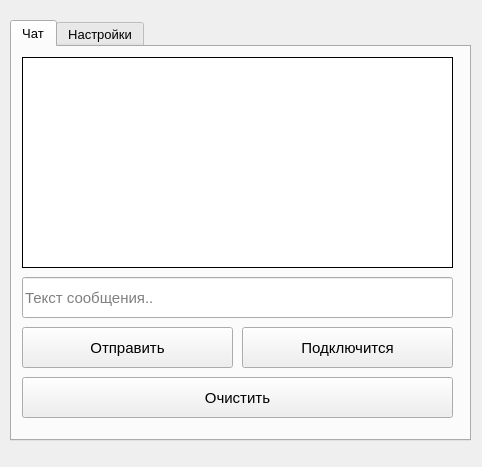
<?xml version="1.0" encoding="UTF-8"?>
<ui version="4.0">
 <class>MainWindow</class>
 <widget class="QMainWindow" name="MainWindow">
  <property name="geometry">
   <rect>
    <x>0</x>
    <y>0</y> 
    <width>482</width>
    <height>467</height>
   </rect>
  </property>
  <property name="windowTitle">
   <string>MainWindow</string>
  </property>
  <widget class="QWidget" name="centralwidget">
   <widget class="QTabWidget" name="tabWidget">
    <property name="geometry">
     <rect>
      <x>10</x>
      <y>20</y>
      <width>461</width>
      <height>421</height>
     </rect>
    </property>
    <property name="font">
     <font>
      <pointsize>10</pointsize>
     </font>
    </property>
    <property name="focusPolicy">
     <enum>Qt::WheelFocus</enum>
    </property>
    <property name="currentIndex">
     <number>0</number>
    </property>
    <widget class="QWidget" name="tab">
     <attribute name="title">
      <string>Чат</string>
     </attribute>
     <widget class="QPlainTextEdit" name="plainTextEdit">
      <property name="geometry">
       <rect>
        <x>10</x>
        <y>10</y>
        <width>431</width>
        <height>211</height>
       </rect>
      </property>
      <property name="font">
       <font>
        <pointsize>11</pointsize>
       </font>
      </property>
      <property name="focusPolicy">
       <enum>Qt::NoFocus</enum>
      </property>
      <property name="styleSheet">
       <string notr="true">QPlainTextEdit {
border: 1px solid black;
}</string>
      </property>
     </widget>
     <widget class="QPushButton" name="pushButton_4">
      <property name="geometry">
       <rect>
        <x>10</x>
        <y>330</y>
        <width>431</width>
        <height>41</height>
       </rect>
      </property>
      <property name="font">
       <font>
        <pointsize>11</pointsize>
       </font>
      </property>
      <property name="styleSheet">
       <string notr="true"/>
      </property>
      <property name="text">
       <string>Очистить</string>
      </property>
     </widget>
     <widget class="QPushButton" name="pushButton">
      <property name="geometry">
       <rect>
        <x>10</x>
        <y>280</y>
        <width>211</width>
        <height>41</height>
       </rect>
      </property>
      <property name="font">
       <font>
        <pointsize>11</pointsize>
       </font>
      </property>
      <property name="styleSheet">
       <string notr="true"/>
      </property>
      <property name="text">
       <string>Отправить</string>
      </property>
     </widget>
     <widget class="QPushButton" name="pushButton_2">
      <property name="geometry">
       <rect>
        <x>230</x>
        <y>280</y>
        <width>211</width>
        <height>41</height>
       </rect>
      </property>
      <property name="font">
       <font>
        <pointsize>11</pointsize>
       </font>
      </property>
      <property name="styleSheet">
       <string notr="true"/>
      </property>
      <property name="text">
       <string>Подключится</string>
      </property>
     </widget>
     <widget class="QLineEdit" name="lineEdit">
      <property name="geometry">
       <rect>
        <x>10</x>
        <y>230</y>
        <width>431</width>
        <height>41</height>
       </rect>
      </property>
      <property name="font">
       <font>
        <pointsize>11</pointsize>
       </font>
      </property>
      <property name="styleSheet">
       <string notr="true"/>
      </property>
      <property name="placeholderText">
       <string>Текст сообщения..</string>
      </property>
     </widget>
    </widget>
    <widget class="QWidget" name="tab_2">
     <attribute name="title">
      <string>Настройки</string>
     </attribute>
     <widget class="QPushButton" name="pushButton_5">
      <property name="geometry">
       <rect>
        <x>10</x>
        <y>123</y>
        <width>431</width>
        <height>51</height>
       </rect>
      </property>
      <property name="font">
       <font>
        <pointsize>11</pointsize>
       </font>
      </property>
      <property name="styleSheet">
       <string notr="true"/>
      </property>
      <property name="text">
       <string>Сгенерировать данные для подключения</string>
      </property>
     </widget>
     <widget class="QLineEdit" name="lineEdit_4">
      <property name="geometry">
       <rect>
        <x>10</x>
        <y>20</y>
        <width>431</width>
        <height>41</height>
       </rect>
      </property>
      <property name="font">
       <font>
        <pointsize>11</pointsize>
       </font>
      </property>
      <property name="styleSheet">
       <string notr="true"/>
      </property>
      <property name="text">
       <string/>
      </property>
      <property name="placeholderText">
       <string>Адрес сервера..</string>
      </property>
     </widget>
     <widget class="QLineEdit" name="lineEdit_5">
      <property name="geometry">
       <rect>
        <x>10</x>
        <y>70</y>
        <width>431</width>
        <height>41</height>
       </rect>
      </property>
      <property name="font">
       <font>
        <pointsize>11</pointsize>
       </font>
      </property>
      <property name="styleSheet">
       <string notr="true"/>
      </property>
      <property name="text">
       <string/>
      </property>
      <property name="placeholderText">
       <string>Порт сервера..</string>
      </property>
     </widget>
     <widget class="QPlainTextEdit" name="plainTextEdit_2">
      <property name="geometry">
       <rect>
        <x>10</x>
        <y>184</y>
        <width>431</width>
        <height>191</height>
       </rect>
      </property>
      <property name="font">
       <font>
        <pointsize>11</pointsize>
       </font>
      </property>
      <property name="focusPolicy">
       <enum>Qt::NoFocus</enum>
      </property>
     </widget>
    </widget>
   </widget>
  </widget>
  <widget class="QMenuBar" name="menubar">
   <property name="geometry">
    <rect>
     <x>0</x>
     <y>0</y>
     <width>482</width>
     <height>25</height>
    </rect>
   </property>
  </widget>
 </widget>
 <resources/>
 <connections/>
</ui>
